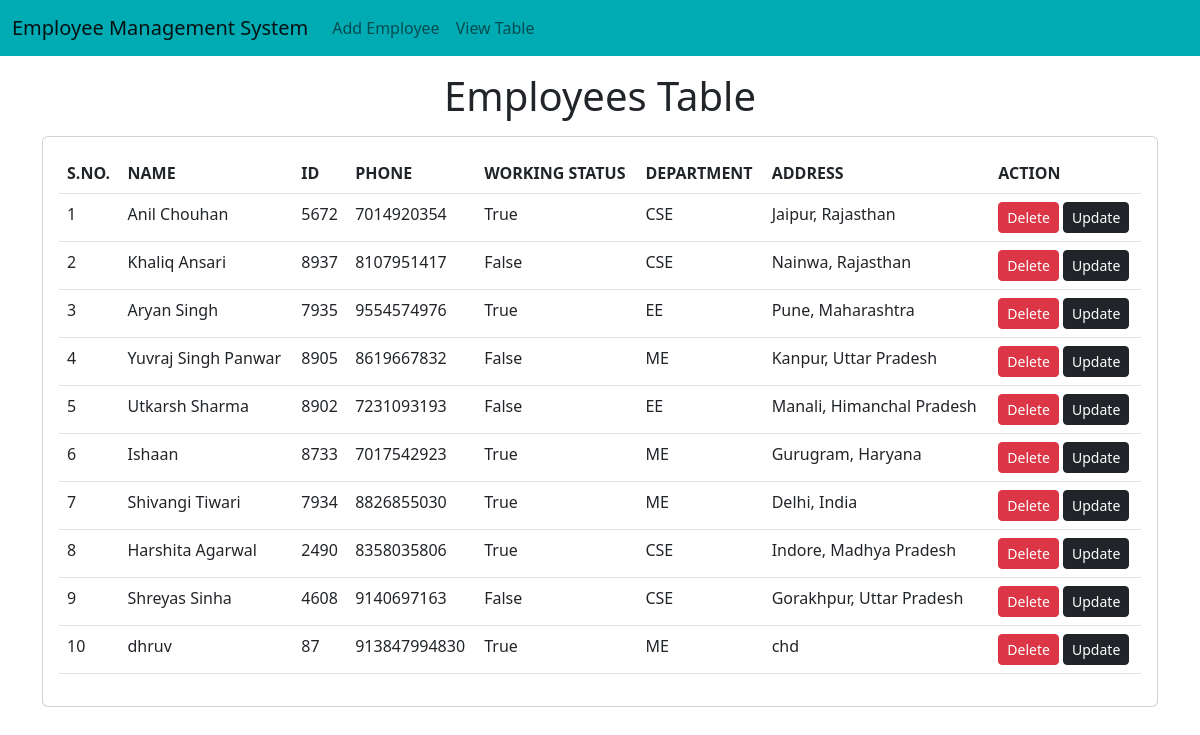
The page / on the database its author committed.
### emp/models.py (models this page shows, shortened)
class Emp(models.Model):
    name=models.CharField(max_length=200)
    emp_id=models.CharField(max_length=200)
    phone=models.CharField(max_length=10)
    address=models.CharField(max_length=150)
    working=models.BooleanField(default=True)
    department=models.CharField(max_length=200)

### emp/views.py (the view)
# urls.py: path("",fun.emp_home),
def emp_home(request):
    emps=Emp.objects.all()
    return render(request,"emp/home.html",{'emps':emps})

### templates/emp/home.html (shortened to what this page needs)
<!doctype html>
<html lang="en">
  <head>
    <link href="https://cdn.jsdelivr.net/npm/bootstrap@5.2.2/dist/css/bootstrap.min.css" rel="stylesheet">
  </head>
  <body>
    {% include 'emp/navbar.html' %}
    <h1 class="text-center my-3">Employees Table</h1>
    <div class="container">
      <div class="row">
        <div class="col-md-12">
          <div class="card">
            <div class="card-body">
              <table class="table">
                <thead>
                  <tr>
                    <th>S.NO.</th>
                    <th>NAME</th>
                    <th>ID</th>
                    <th>PHONE</th>
                    <th>WORKING STATUS</th>
                    <th>DEPARTMENT</th>
                    <th>ADDRESS</th>
                    <th>ACTION</th>
                  </tr>
                </thead>
                <tbody>
                  {% for e in emps %}
                  <tr>
                    <td>{{forloop.counter}}</td>
                    <td>{{e.name}}</td>
                    <td>{{e.emp_id}}</td>
                    <td>{{e.phone}}</td>
                    <td>{{e.working}}</td>
                    <td>{{e.department}}</td>
                    <td>{{e.address}}</td>
                    <td>
                      <a href="/emp/delete-emp/{{e.id}}" class="btn btn-danger btn-sm">Delete</a>
                      <a href="/emp/update-emp/{{e.id}}" class="btn btn-dark btn-sm">Update</a>
                    </td>
                  </tr>
                  {%endfor%}
                </tbody>
              </table>
            </div>
          </div>
        </div>
      </div>
    </div>
  </body>
</html>

### templates/emp/navbar.html (shortened to what this page needs)
<nav class="navbar navbar-expand-lg" style="background-color: #00ABB3;">
    <div class="container-fluid">
      <a class="navbar-brand" href="/emp/home/">Employee Management System</a>
      <div class="collapse navbar-collapse" id="navbarSupportedContent">
        <ul class="navbar-nav me-auto mb-2 mb-lg-0">
          <li class="nav-item">
            <a class="nav-link" href="/emp/add-emp/">Add Employee</a>
          </li>
          <li><a class="nav-link" href="/emp/home/">View Table</a></li>
        </ul>
      </div>
    </div>
  </nav>

### rows shown on the page
Emp: name "Anil Chouhan", emp_id "5672", phone "7014920354", working "True", department "CSE", address "Jaipur, Rajasthan"
Emp: name "Khaliq Ansari", emp_id "8937", phone "8107951417", working "False", department "CSE", address "Nainwa, Rajasthan"
Emp: name "Aryan Singh", emp_id "7935", phone "9554574976", working "True", department "EE", address "Pune, Maharashtra"
Emp: name "Yuvraj Singh Panwar", emp_id "8905", phone "8619667832", working "False", department "ME", address "Kanpur, Uttar Pradesh"
Emp: name "Utkarsh Sharma", emp_id "8902", phone "7231093193", working "False", department "EE", address "Manali, Himanchal Pradesh"
Emp: name "Ishaan", emp_id "8733", phone "7017542923", working "True", department "ME", address "Gurugram, Haryana"
Emp: name "Shivangi Tiwari", emp_id "7934", phone "8826855030", working "True", department "ME", address "Delhi, India"
Emp: name "Harshita Agarwal", emp_id "2490", phone "8358035806", working "True", department "CSE", address "Indore, Madhya Pradesh"
Emp: name "Shreyas Sinha", emp_id "4608", phone "9140697163", working "False", department "CSE", address "Gorakhpur, Uttar Pradesh"
Emp: name "dhruv", emp_id "87", phone "913847994830", working "True", department "ME", address "chd"
